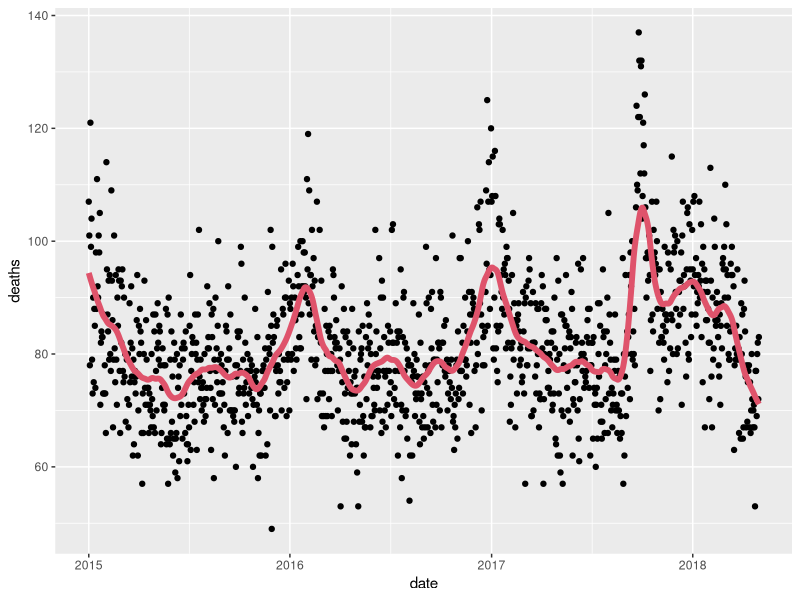

Recreate this plot in R.
library(tidyverse)
library(lubridate)
library(purrr)
library(pdftools)

fn <- system.file("extdata", "RD-Mortality-Report_2015-18-180531.pdf", package="dslabs")
dat <- map_df(str_split(pdf_text(fn), "\n"), function(s){
  s <- str_trim(s)
  header_index <- str_which(s, "2015")[1]
  tmp <- str_split(s[header_index], "\\s+", simplify = TRUE)
  month <- tmp[1]
  header <- tmp[-1]
  tail_index  <- str_which(s, "Total")
  n <- str_count(s, "\\d+")
  out <- c(1:header_index, which(n==1), which(n>=28), tail_index:length(s))
  s[-out] %>%
    str_remove_all("[^\\d\\s]") %>%
    str_trim() %>%
    str_split_fixed("\\s+", n = 6) %>%
    .[,1:5] %>%
    as_tibble() %>% 
    setNames(c("day", header)) %>%
    mutate(month = month,
           day = as.numeric(day)) %>%
    gather(year, deaths, -c(day, month)) %>%
    mutate(deaths = as.numeric(deaths))
}) %>%
  mutate(month = recode(month, "JAN" = 1, "FEB" = 2, "MAR" = 3, "APR" = 4, "MAY" = 5, "JUN" = 6, 
                        "JUL" = 7, "AGO" = 8, "SEP" = 9, "OCT" = 10, "NOV" = 11, "DEC" = 12)) %>%
  mutate(date = make_date(year, month, day)) %>%
  dplyr::filter(date <= "2018-05-01")

span <- 60 / as.numeric(diff(range(dat$date)))
fit <- dat %>% mutate(x = as.numeric(date)) %>% loess(deaths ~ x, data = ., span = span, degree = 1)
dat %>% mutate(smooth = predict(fit, as.numeric(date))) %>%
  ggplot() +
  geom_point(aes(date, deaths)) +
  geom_line(aes(date, smooth), lwd = 2, col = 2)

#mnist_27

library(caret)
library(dslabs)
library(tidyverse)

# Load the data
data("mnist_27")

# Fit loess model on training data using only x_2
loess_fit <- loess(as.numeric(y == "7") ~ x_2, data = mnist_27$train, degree = 1)

# Predict probabilities on test set
probs <- predict(loess_fit, newdata = mnist_27$test)

# Convert probabilities to class predictions
preds <- ifelse(probs > 0.5, "7", "2") %>% factor(levels = c("2", "7"))

# Compare predictions with true labels
conf_mat <- confusionMatrix(preds, mnist_27$test$y)

# Report accuracy
conf_mat$overall["Accuracy"]
